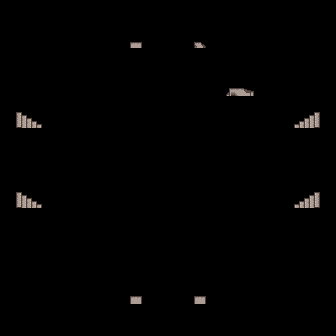

This is a level from a 2D game, rendered from its Tiled map with the project's own tilesets. A one-line summary and the map file follow, with tile-layer data summarised:
An orthogonal 21x21 tile map with 16x16 px tiles, 1 tile layer (Foreground), 9 hidden layers not drawn, 5 tilesets.

<map version="1.10" tiledversion="1.11.0" orientation="orthogonal" renderorder="right-down" width="21" height="21" tilewidth="16" tileheight="16" infinite="0" nextlayerid="12" nextobjectid="1">
 <tileset firstgid="1" source="RA_Beast.tsx" />
 <tileset firstgid="449" source="RA_Wasteland.tsx" />
 <tileset firstgid="1553" source="RA_Hell.tsx" />
 <tileset firstgid="1809" source="RA_Cavern.tsx" />
 <tileset firstgid="2833" name="RA_Crypt" tilewidth="16" tileheight="16" tilecount="512" columns="32">
  <image source="tilesets/RA_Crypt.png" width="512" height="256" />
 </tileset>
 <layer id="3" name="Floors" width="21" height="21" visible="0">
  <data>[441 cells, 441 non-empty, 9 distinct tile ids]</data>
 </layer>
 <layer id="2" name="Walls" width="21" height="21" visible="0" locked="1">
  <data>[441 cells, 118 non-empty, 12 distinct tile ids]</data>
 </layer>
 <layer id="8" name="Obstacles" width="21" height="21" visible="0">
  <data>[441 cells, 88 non-empty, 37 distinct tile ids]</data>
 </layer>
 <layer id="10" name="Details (Floors)" width="21" height="21" visible="0">
  <data>[441 cells, 8 non-empty, 5 distinct tile ids]</data>
 </layer>
 <layer id="9" name="Chest (Floors)" width="21" height="21" visible="0">
  <data>[441 cells, 1 non-empty, 1 distinct tile ids]</data>
 </layer>
 <layer id="11" name="Foreground" width="21" height="21">
  <data>[441 cells, 14 non-empty, 9 distinct tile ids]</data>
 </layer>
 <layer id="4" name="Door N" width="21" height="21" visible="0" locked="1">
  <data>[441 cells, 6 non-empty, 6 distinct tile ids]</data>
 </layer>
 <layer id="1" name="Door S" width="21" height="21" visible="0" locked="1">
  <data>[441 cells, 5 non-empty, 2 distinct tile ids]</data>
 </layer>
 <layer id="5" name="Door E" width="21" height="21" visible="0" locked="1">
  <data>[441 cells, 5 non-empty, 2 distinct tile ids]</data>
 </layer>
 <layer id="6" name="Door W" width="21" height="21" visible="0" locked="1">
  <data>[441 cells, 5 non-empty, 2 distinct tile ids]</data>
 </layer>
</map>
